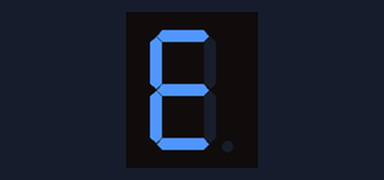
Simulated run of this sketch. Board: Arduino Uno, built with avr-gcc and run on an emulated ATmega328P. Parts: 1-digit seven-segment display. Wiring (inferred from the names in the program): 1-digit 7-segment display, segments lit when HIGH: segments pin 5, pin 6, pin 7, pin 8, pin 9, pin 10, pin 11. The segment pins are drawn as the display they are named for.

Above: at 0.1 s.
At 0.6 s:
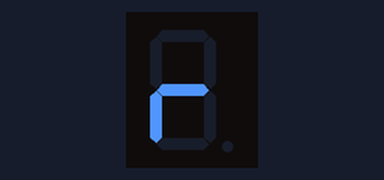
At 1.1 s:
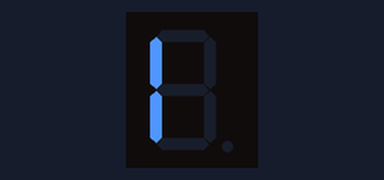
At 1.6 s:
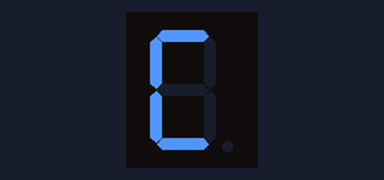

Measured:
- by itself, everything shown: repeats every 2.0 s, in 4 steps
- what the display in image 1 shows lasts 0.5 s, from 0.5 s to 1.0 s

The sketch:

Nombre_Display.ino
```cpp
/**********************************************************************************
**                                                                               **
**                              Array de 8 LEDs                                  **
**                                                                               **
**********************************************************************************/
//********** Includes *************************************************************

//********** Variables ************************************************************
const byte segA= 5;
const byte segB = 6;
const byte segC = 7;
const byte segD = 8;
const byte segE = 9;
const byte segF = 10;
const byte segG = 11;
const byte buttonPin = 2;
byte buttonState= 0;
const long temps= 500
;
//********** Setup ****************************************************************
void setup()
{
 pinMode (segA, OUTPUT);
 pinMode (segB, OUTPUT);
 pinMode (segC, OUTPUT);
 pinMode (segD, OUTPUT);
 pinMode (segE, OUTPUT);
 pinMode (segF, OUTPUT);
 pinMode (segG, OUTPUT);
 pinMode (buttonPin, INPUT);

  }
//********** Loop *****************************************************************
void loop()
{
  digitalWrite (segA, HIGH);
  digitalWrite (segB, LOW);
  digitalWrite (segC, LOW);     //NUMERO E
  digitalWrite (segD, HIGH);
  digitalWrite (segE, HIGH);
  digitalWrite (segF, HIGH);
  digitalWrite (segG, HIGH);
  delay (temps);

  digitalWrite (segA, LOW);
  digitalWrite (segB, LOW);
  digitalWrite (segC, LOW);     //NUMERO R
  digitalWrite (segD, LOW);
  digitalWrite (segE, HIGH );
  digitalWrite (segF, LOW);
  digitalWrite (segG, HIGH);
  delay (temps);

  digitalWrite (segA, LOW);
  digitalWrite (segB, LOW);
  digitalWrite (segC, LOW);
  digitalWrite (segD, LOW);     //NUMERO I
  digitalWrite (segE, HIGH);
  digitalWrite (segF, HIGH);
  digitalWrite (segG, LOW);
  delay (temps);

   digitalWrite (segA, HIGH);
  digitalWrite (segB, LOW);
  digitalWrite (segC, LOW);
  digitalWrite (segD, HIGH);
  digitalWrite (segE, HIGH);
  digitalWrite (segF, HIGH);    //NUMERO C
  digitalWrite (segG, LOW);
  delay (temps);


  }
//********** Funcions *************************************************************
```
